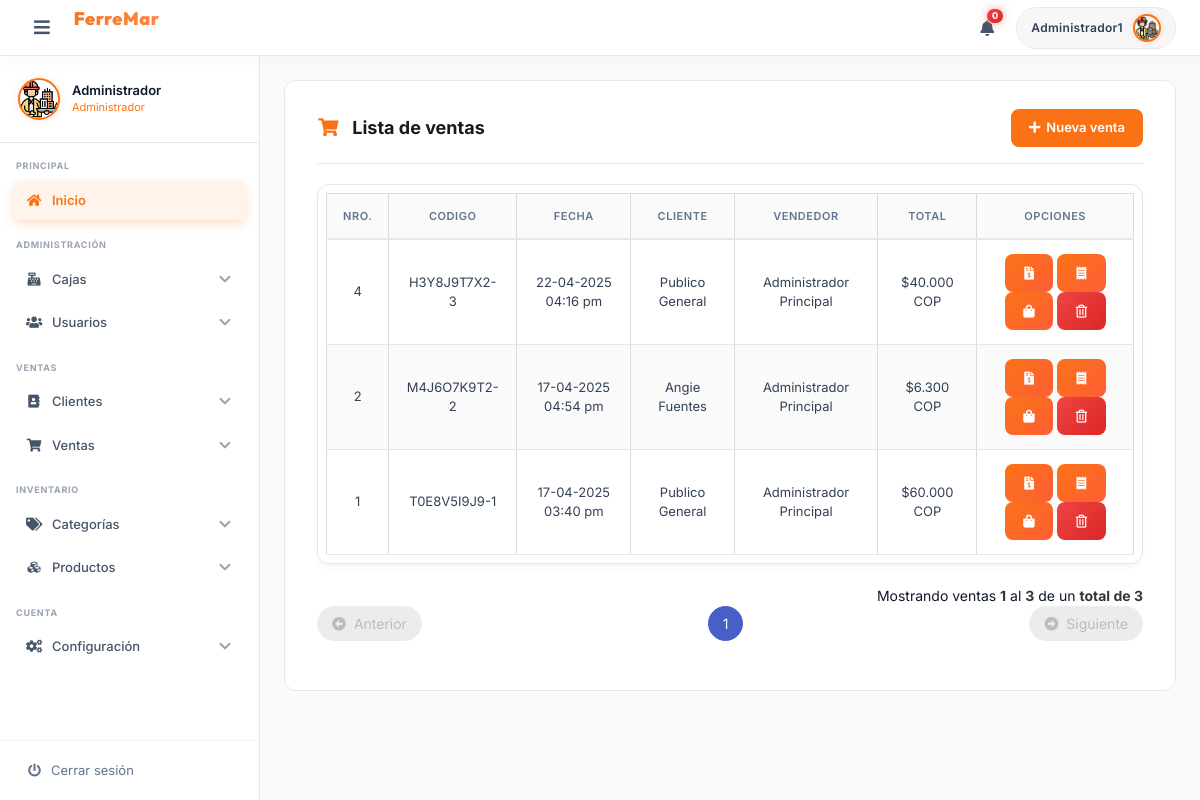
The app's page /saleList/ (signed in) with its own data.
### tables this page shows
CREATE TABLE `venta` (
  `venta_id` int(30) NOT NULL,
  `venta_codigo` varchar(200) NOT NULL,
  `venta_fecha` date NOT NULL,
  `venta_hora` varchar(17) NOT NULL,
  `venta_total` decimal(30,2) NOT NULL,
  `venta_pagado` decimal(30,2) NOT NULL,
  `venta_cambio` decimal(30,2) NOT NULL,
  `usuario_id` int(7) NOT NULL,
  `cliente_id` int(10) NOT NULL,
  `caja_id` int(5) NOT NULL
);

CREATE TABLE `cliente` (
  `cliente_id` int(10) NOT NULL,
  `cliente_tipo_documento` varchar(20) NOT NULL,
  `cliente_numero_documento` varchar(35) NOT NULL,
  `cliente_nombre` varchar(50) NOT NULL,
  `cliente_apellido` varchar(50) NOT NULL,
  `cliente_provincia` varchar(30) NOT NULL,
  `cliente_ciudad` varchar(30) NOT NULL,
  `cliente_direccion` varchar(70) NOT NULL,
  `cliente_telefono` varchar(20) NOT NULL,
  `cliente_email` varchar(50) NOT NULL
);

CREATE TABLE `usuario` (
  `usuario_id` int(7) NOT NULL,
  `usuario_nombre` varchar(50) NOT NULL,
  `usuario_apellido` varchar(50) NOT NULL,
  `usuario_email` varchar(50) NOT NULL,
  `usuario_usuario` varchar(30) NOT NULL,
  `usuario_clave` varchar(535) NOT NULL,
  `usuario_foto` varchar(200) NOT NULL,
  `caja_id` int(5) NOT NULL,
  `usuario_cargo` varchar(50) DEFAULT NULL
);

### app/controllers/saleController.php (the view, shortened to what this page needs)
<?php
	class saleController extends mainModel{
		public function listarVentaControlador($pagina,$registros,$url,$busqueda){
			$pagina=$this->limpiarCadena($pagina);
			$registros=$this->limpiarCadena($registros);
			$url=$this->limpiarCadena($url);
			$url=APP_URL.$url."/";
			$busqueda=$this->limpiarCadena($busqueda);
			$tabla="";
			$pagina = (isset($pagina) && $pagina>0) ? (int) $pagina : 1;
			$inicio = ($pagina>0) ? (($pagina * $registros)-$registros) : 0;
			$campos_tablas="venta.venta_id,venta.venta_codigo,venta.venta_fecha,venta.venta_hora,venta.venta_total,venta.usuario_id,venta.cliente_id,venta.caja_id,usuario.usuario_id,usuario.usuario_nombre,usuario.usuario_apellido,cliente.cliente_id,cliente.cliente_nombre,cliente.cliente_apellido";
			if(isset($busqueda) && $busqueda!=""){
				$consulta_datos="SELECT $campos_tablas FROM venta INNER JOIN cliente ON venta.cliente_id=cliente.cliente_id INNER JOIN usuario ON venta.usuario_id=usuario.usuario_id WHERE (venta.venta_codigo='$busqueda') ORDER BY venta.venta_id DESC LIMIT $inicio,$registros";
				$consulta_total="SELECT COUNT(venta_id) FROM venta WHERE (venta.venta_codigo='$busqueda')";
			}else{
				$consulta_datos="SELECT $campos_tablas FROM venta INNER JOIN cliente ON venta.cliente_id=cliente.cliente_id INNER JOIN usuario ON venta.usuario_id=usuario.usuario_id ORDER BY venta.venta_id DESC LIMIT $inicio,$registros";
				$consulta_total="SELECT COUNT(venta_id) FROM venta";
			}
			$datos = $this->ejecutarConsulta($consulta_datos);
			$datos = $datos->fetchAll();
			$total = $this->ejecutarConsulta($consulta_total);
			$total = (int) $total->fetchColumn();
			$numeroPaginas =ceil($total/$registros);
			$tabla.='
		        <div class="table-container">
		        <table class="table is-bordered is-striped is-narrow is-hoverable is-fullwidth">
		            <thead>
		                <tr>
		                    <th class="has-text-centered">NRO.</th>
		                    <th class="has-text-centered">Codigo</th>
		                    <th class="has-text-centered">Fecha</th>
		                    <th class="has-text-centered">Cliente</th>
		                    <th class="has-text-centered">Vendedor</th>
		                    <th class="has-text-centered">Total</th>
		                    <th class="has-text-centered">Opciones</th>
		                </tr>
		            </thead>
		            <tbody>
		    ';
		    if($total>=1 && $pagina<=$numeroPaginas){
				$contador=$inicio+1;
				$pag_inicio=$inicio+1;
				foreach($datos as $rows){
					$tabla.='
						<tr class="has-text-centered" >
							<td>'.$rows['venta_id'].'</td>
							<td>'.$rows['venta_codigo'].'</td>
							<td>'.date("d-m-Y", strtotime($rows['venta_fecha'])).' '.$rows['venta_hora'].'</td>
							<td>'.$this->limitarCadena($rows['cliente_nombre'].' '.$rows['cliente_apellido'],30,"...").'</td>
							<td>'.$this->limitarCadena($rows['usuario_nombre'].' '.$rows['usuario_apellido'],30,"...").'</td>
							<td>'.MONEDA_SIMBOLO.number_format($rows['venta_total'],MONEDA_DECIMALES,MONEDA_SEPARADOR_DECIMAL,MONEDA_SEPARADOR_MILLAR).' '.MONEDA_NOMBRE.'</td>
			                <td>
			                	<button type="button" class="button is-link is-outlined is-rounded is-small btn-sale-options" onclick="print_invoice(\''.APP_URL.'app/pdf/invoice.php?code='.$rows['venta_codigo'].'\')" title="Imprimir factura Nro. '.$rows['venta_id'].'" >
	                                <i class="fas fa-file-invoice-dollar fa-fw"></i>
	                            </button>
                                <button type="button" class="button is-link is-outlined is-rounded is-small btn-sale-options" onclick="print_ticket(\''.APP_URL.'app/pdf/ticket.php?code='.$rows['venta_codigo'].'\')" title="Imprimir ticket Nro. '.$rows['venta_id'].'" >
                                    <i class="fas fa-receipt fa-fw"></i>
                                </button>
			                    <a href="'.APP_URL.'saleDetail/'.$rows['venta_codigo'].'/" class="button is-link is-rounded is-small" title="Informacion de venta Nro. '.$rows['venta_id'].'" >
			                    	<i class="fas fa-shopping-bag fa-fw"></i>
			                    </a>
			                	<form class="FormularioAjax is-inline-block" action="'.APP_URL.'app/ajax/ventaAjax.php" method="POST" autocomplete="off" >
			                		<input type="hidden" name="modulo_venta" value="eliminar_venta">
			                		<input type="hidden" name="venta_id" value="'.$rows['venta_id'].'">
			                    	<button type="submit" class="button is-danger is-rounded is-small" title="Eliminar venta Nro. '.$rows['venta_id'].'" >
			                    		<i class="far fa-trash-alt fa-fw"></i>
			                    	</button>
			                    </form>
			                </td>
						</tr>
					';
					$contador++;
				}
				$pag_final=$contador-1;
			}
			$tabla.='</tbody></table></div>';
			if($total>0 && $pagina<=$numeroPaginas){
				$tabla.='<p class="has-text-right">Mostrando ventas <strong>'.$pag_inicio.'</strong> al <strong>'.$pag_final.'</strong> de un <strong>total de '.$total.'</strong></p>';
				$tabla.=$this->paginadorTablas($pagina,$numeroPaginas,$url,7);
			}
			return $tabla;
		}
	}

### app/views/css/all.css (style rules this page uses)
.fa, .fas, .far, .fal, .fad, .fab { -moz-osx-font-smoothing: grayscale; -webkit-font-smoothing: antialiased; display: inline-block; font-style: normal; font-variant: normal; text-rendering: auto; line-height: 1; }
.fa-fw { text-align: center; width: 1.25em; }
.fa-file-invoice-dollar:before { content: "\f571"; }
.fa-receipt:before { content: "\f543"; }
.fa-shopping-bag:before { content: "\f290"; }
.fa-trash-alt:before { content: "\f2ed"; }
.far { font-family: 'Font Awesome 5 Free'; font-weight: 400; }
.fa, .fas { font-family: 'Font Awesome 5 Free'; font-weight: 900; }

### app/views/css/estilos.css (style rules this page uses)
:root { --primary-gradient: linear-gradient(135deg, #f97316 0%, #ff5e36 100%); --primary: #f97316; --primary-hover: #ea6c0a; --primary-light: rgba(249, 115, 22, 0.08); --bg-main: #f8fafc; --bg-card: #ffffff; --border-color: #e2e8f0; --text-main: #0f172a; --text-muted: #64748b; --sidebar-bg: #ffffff; --sidebar-active-bg: rgba(249, 115, 22, 0.12); --shadow-sm: 0 1px 2px 0 rgba(0, 0, 0, 0.02); --shadow-md: 0 4px 6px -1px rgba(0, 0, 0, 0.04), 0 2px 4px -2px rgba(0, 0, 0, 0.04); --shadow-lg: 0 10px 25px -5px rgba(15, 23, 42, 0.05), 0 8px 10px -6px rgba(15, 23, 42, 0.05); --shadow-premium: 0 20px 40px -15px rgba(15, 23, 42, 0.07); --radius-sm: 6px; --radius-md: 12px; --radius-lg: 16px; --transition-fast: 0.15s cubic-bezier(0.4, 0, 0.2, 1); --transition-normal: 0.25s cubic-bezier(0.4, 0, 0.2, 1); }
*, *::before, *::after { box-sizing: border-box; }
body, html { height: 100%; width: 100%; margin: 0; padding: 0; font-size: 14px; font-family: "Inter", sans-serif; background-color: var(--bg-main); color: var(--text-main); -webkit-font-smoothing: antialiased; }
.table-container { background: white; border-radius: var(--radius-md); box-shadow: var(--shadow-md); border: 1px solid var(--border-color); padding: 8px; margin-bottom: 24px; }
.table { width: 100% !important; background-color: transparent !important; font-size: 13px !important; }
.table thead th { background: #fafafb !important; color: var(--text-muted) !important; font-weight: 600 !important; font-size: 11px !important; text-transform: uppercase !important; letter-spacing: 0.05em !important; padding: 14px 16px !important; border-bottom: 2px solid var(--border-color) !important; }
.table tbody td { padding: 14px 16px !important; color: #334155 !important; border-bottom: 1px solid var(--border-color) !important; vertical-align: middle !important; }
.button { font-family: "Inter", sans-serif !important; font-weight: 600 !important; font-size: 13px !important; height: 38px !important; border-radius: 8px !important; transition: var(--transition-fast) !important; box-shadow: var(--shadow-sm) !important; }
.button.is-link { background: var(--primary-gradient) !important; border: none !important; color: white !important; }
.button.is-danger { background: linear-gradient(135deg, #ef4444 0%, #dc2626 100%) !important; border: none !important; }

### records on screen
venta: venta_id "4", venta_codigo "H3Y8J9T7X2-3", venta_fecha "22-04-2025", venta_hora "04:16 pm", cliente.cliente_apellido "Publico General", usuario.usuario_apellido "Administrador Principal", venta_total "40.000"
venta: venta_id "2", venta_codigo "M4J6O7K9T2-2", venta_fecha "17-04-2025", venta_hora "04:54 pm", cliente.cliente_apellido "Angie Fuentes", usuario.usuario_apellido "Administrador Principal", venta_total "6.300"
venta: venta_id "1", venta_codigo "T0E8V5I9J9-1", venta_fecha "17-04-2025", venta_hora "03:40 pm", cliente.cliente_apellido "Publico General", usuario.usuario_apellido "Administrador Principal", venta_total "60.000"

### other values on screen
$_SESSION['usuario'] "Administrador1"
$_SESSION['nombre'] "Administrador"
$_SESSION['cargo'] "Administrador"
$pag_inicio "1"
$pag_final "3"
$total "3"
